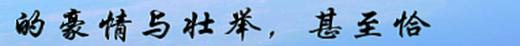
#> input picture data/0/020128f5-4a6d-11e8-a0a6-000c297c44cb.jpg, 520 x 46 px
$ python -i random_noise.py   (imports and definitions only)
#> lines starting #> are read from the running program, lines starting #| are printed output that depends on the picture
# -*- coding:utf-8 -*-
import random
from PIL import Image
import numpy as np
from PIL import Image, ImageDraw, ImageFont, ImageFilter, ImageEnhance
import cv2
import numpy as np


# [69 lines left out: functions move_box, setnoisy, addline, enhance_color, enhance_brighness, enhance_sharpness, not called in this run]


def randNum(low, high):
    return random.randint(low, high)


def blur_img(bimgs,blur_rate=0.5):


#> called with blur_rate = 0.5
    flag = True
    c_num = randNum(0, 100)
    if c_num > 100 * blur_rate:
        return bimgs, flag

    num = [0, 1, 2, 3, 4]
    num_c = np.random.choice(num)

    if num_c >=3:
        img = cv2.cvtColor(np.asarray(bimgs), cv2.COLOR_RGB2BGR)
#> img is the input picture: shape (46, 520, 3); mean B, G, R 214.1, 172.3, 135.1

        num_ = [2, 3, 4, 3, 3, 2, 3, 2, 4, 4, 5]
        num_cc = int(np.random.choice(num_))

        blur_im = cv2.blur(img,(num_cc, num_cc))
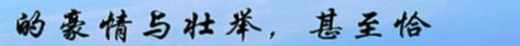
#> blur_im: shape (46, 520, 3); mean B, G, R 214.5, 172.8, 135.6
        bimgs = Image.fromarray(cv2.cvtColor(blur_im, cv2.COLOR_BGR2RGB))
    if num_c >=2:
        img = cv2.cvtColor(np.asarray(bimgs), cv2.COLOR_RGB2BGR)
        median = cv2.medianBlur(img, 3)
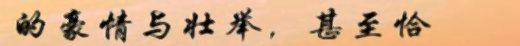
#> median: shape (46, 520, 3); mean R, G, B 214.8, 173, 135.6
        bimgs = Image.fromarray(cv2.cvtColor(median, cv2.COLOR_BGR2RGB))
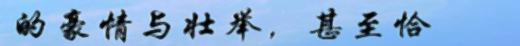
#> bimgs: PIL image 520x46 RGB; mean R, G, B 135.6, 173, 214.8
        flag = False
    elif num_c >=0:
        num_ = [1, 3, 1, 3, 3, 3, 3, 5]
        num_cc = int(np.random.choice(num_))

        sig = randNum(0,25)
        sig = sig/10.0

        img = cv2.cvtColor(np.asarray(bimgs), cv2.COLOR_RGB2BGR)
        gaussianResult = cv2.GaussianBlur(img, (num_cc, num_cc), sig)
        bimgs = Image.fromarray(cv2.cvtColor(gaussianResult, cv2.COLOR_BGR2RGB))

    return bimgs,flag


# [33 lines left out: function warpImage, not called in this run]


def rad(x):
    return x * np.pi / 180

# [50 lines left out: function get_warp_M, not called in this run]

>>> import cv2
>>> picture = cv2.cvtColor(cv2.imread('data/0/020128f5-4a6d-11e8-a0a6-000c297c44cb.jpg'), cv2.COLOR_BGR2RGB)
>>> result = blur_img(picture)
